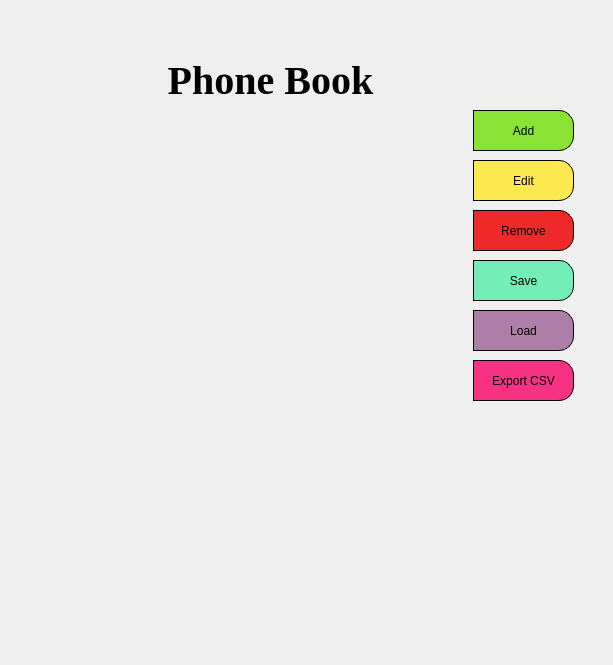
<?xml version="1.0" encoding="UTF-8"?>
<ui version="4.0">
 <class>MainWindow</class>
 <widget class="QMainWindow" name="MainWindow">
  <property name="geometry">
   <rect>
    <x>0</x>
    <y>0</y>
    <width>613</width>
    <height>665</height>
   </rect>
  </property>
  <property name="windowTitle">
   <string>MainWindow</string>
  </property>
  <property name="windowIcon">
   <iconset resource="Resources.qrc">
    <normaloff>:/icons/icon/phonebook.svg</normaloff>:/icons/icon/phonebook.svg</iconset>
  </property>
  <property name="styleSheet">
   <string notr="true">QWidget
{
background-color: &quot;transparent&quot;;

}
QToolButton
{
        background-color: transparent;
        border:2px solid transparent;
        border-radius: 5px;
}

QToolButton::hover
{
background-color:transparent;
border:1px solid rgb(204, 0, 0);
border-radius: 5px;
}
QToolButton::pressed
{
background-color: rgb(243, 246, 97);
border:1px solid rgb(164, 0, 0);
border-radius: 5px;
}

QHeaderView::section { background-color:rgb(252, 233, 79); }

QTableView {
        alternate-background-color:rgb(252, 175, 62);
        background-color:transparent;
        gridline-color: rgb(0, 0, 0);
        font-size: 14pt;
        font-family :&quot;Times New Roman&quot;;
		
}

QTableView:item:selected
{
        font-size: 16pt;
        color:rgb(204, 0, 0);
}

QTableView:item:hover
{
        font-size: 14pt;
 		color:rgb(204, 0, 0);}

QTableView:item
{
        color: rgb(0, 0, 0);
}

QTableView QTableCornerButton::section {
        background-color:rgb(252, 233, 79);
}

QTableView QScrollBar::handle:horizontal {
        background-color:rgb(252, 233, 79); 
}
QTableView QScrollBar::handle:vertical {
        background-color:rgb(252, 233, 79); 
}

QMessageBox
{
	background-color: rgb(255, 255, 255);
    font-family :&quot;Times New Roman&quot;;
     font-size: 14pt;


}
QMessageBox QPushButton{
	background-color: rgb(255, 255, 255);
    font-family :&quot;Times New Roman&quot;;
    font-size: 14pt;
}

QPushButton
{
   border: 0.5px solid rgb(0, 0, 0);
   border-top-right-radius: 15px;
   border-bottom-right-radius: 15px;
   border-top-left-radius: 0px;
   border-bottom-left-radius: 0px; 
}
</string>
  </property>
  <widget class="QWidget" name="centralwidget">
   <layout class="QGridLayout" name="gridLayout">
    <property name="leftMargin">
     <number>0</number>
    </property>
    <property name="topMargin">
     <number>0</number>
    </property>
    <property name="rightMargin">
     <number>0</number>
    </property>
    <property name="bottomMargin">
     <number>0</number>
    </property>
    <property name="spacing">
     <number>0</number>
    </property>
    <item row="0" column="0">
     <widget class="QWidget" name="wgt_base" native="true">
      <property name="styleSheet">
       <string notr="true">QWidget#wgt_base
{
border-image: url(:/images/images/background.svg) 0 0 0 0 stretch stretch;
}


</string>
      </property>
      <widget class="QPushButton" name="pb_add">
       <property name="geometry">
        <rect>
         <x>473</x>
         <y>110</y>
         <width>101</width>
         <height>41</height>
        </rect>
       </property>
       <property name="styleSheet">
        <string notr="true">background-color: rgb(138, 226, 52);
</string>
       </property>
       <property name="text">
        <string>Add</string>
       </property>
      </widget>
      <widget class="QPushButton" name="pb_edit">
       <property name="geometry">
        <rect>
         <x>473</x>
         <y>160</y>
         <width>101</width>
         <height>41</height>
        </rect>
       </property>
       <property name="styleSheet">
        <string notr="true">background-color: rgb(252, 233, 79);</string>
       </property>
       <property name="text">
        <string>Edit</string>
       </property>
      </widget>
      <widget class="QPushButton" name="pb_remove">
       <property name="geometry">
        <rect>
         <x>473</x>
         <y>210</y>
         <width>101</width>
         <height>41</height>
        </rect>
       </property>
       <property name="styleSheet">
        <string notr="true">background-color: rgb(239, 41, 41);</string>
       </property>
       <property name="text">
        <string>Remove</string>
       </property>
      </widget>
      <widget class="QPushButton" name="pb_save">
       <property name="geometry">
        <rect>
         <x>473</x>
         <y>260</y>
         <width>101</width>
         <height>41</height>
        </rect>
       </property>
       <property name="styleSheet">
        <string notr="true">background-color: rgb(115, 238, 183);</string>
       </property>
       <property name="text">
        <string>Save</string>
       </property>
      </widget>
      <widget class="QPushButton" name="pb_load">
       <property name="geometry">
        <rect>
         <x>473</x>
         <y>310</y>
         <width>101</width>
         <height>41</height>
        </rect>
       </property>
       <property name="styleSheet">
        <string notr="true">background-color: rgb(173, 127, 168);</string>
       </property>
       <property name="text">
        <string>Load</string>
       </property>
      </widget>
      <widget class="QPushButton" name="pb_exp_csv">
       <property name="geometry">
        <rect>
         <x>473</x>
         <y>360</y>
         <width>101</width>
         <height>41</height>
        </rect>
       </property>
       <property name="styleSheet">
        <string notr="true">background-color: rgb(248, 50, 131);</string>
       </property>
       <property name="text">
        <string>Export CSV</string>
       </property>
      </widget>
      <widget class="QToolButton" name="tb_close">
       <property name="geometry">
        <rect>
         <x>500</x>
         <y>50</y>
         <width>26</width>
         <height>24</height>
        </rect>
       </property>
       <property name="text">
        <string/>
       </property>
       <property name="icon">
        <iconset resource="Resources.qrc">
         <normaloff>:/icons/icon/close.svg</normaloff>:/icons/icon/close.svg</iconset>
       </property>
       <property name="iconSize">
        <size>
         <width>20</width>
         <height>20</height>
        </size>
       </property>
       <property name="autoRaise">
        <bool>true</bool>
       </property>
      </widget>
      <widget class="QToolButton" name="tb_minimize">
       <property name="geometry">
        <rect>
         <x>470</x>
         <y>50</y>
         <width>26</width>
         <height>24</height>
        </rect>
       </property>
       <property name="text">
        <string/>
       </property>
       <property name="icon">
        <iconset resource="Resources.qrc">
         <normaloff>:/icons/icon/minimize.svg</normaloff>:/icons/icon/minimize.svg</iconset>
       </property>
       <property name="iconSize">
        <size>
         <width>20</width>
         <height>20</height>
        </size>
       </property>
       <property name="autoRaise">
        <bool>true</bool>
       </property>
      </widget>
      <widget class="QLabel" name="label">
       <property name="geometry">
        <rect>
         <x>100</x>
         <y>60</y>
         <width>341</width>
         <height>41</height>
        </rect>
       </property>
       <property name="font">
        <font>
         <family>Times New Roman</family>
         <pointsize>30</pointsize>
         <bold>true</bold>
        </font>
       </property>
       <property name="styleSheet">
        <string notr="true">        font-family :&quot;Times New Roman&quot;;
</string>
       </property>
       <property name="text">
        <string>Phone Book</string>
       </property>
       <property name="alignment">
        <set>Qt::AlignCenter</set>
       </property>
      </widget>
      <widget class="QTableView" name="tableView">
       <property name="geometry">
        <rect>
         <x>100</x>
         <y>110</y>
         <width>361</width>
         <height>471</height>
        </rect>
       </property>
       <property name="font">
        <font>
         <family>Times New Roman</family>
         <pointsize>14</pointsize>
        </font>
       </property>
       <property name="alternatingRowColors">
        <bool>true</bool>
       </property>
       <property name="gridStyle">
        <enum>Qt::SolidLine</enum>
       </property>
       <property name="sortingEnabled">
        <bool>true</bool>
       </property>
       <attribute name="horizontalHeaderCascadingSectionResizes">
        <bool>true</bool>
       </attribute>
       <attribute name="horizontalHeaderMinimumSectionSize">
        <number>150</number>
       </attribute>
       <attribute name="horizontalHeaderDefaultSectionSize">
        <number>150</number>
       </attribute>
       <attribute name="horizontalHeaderStretchLastSection">
        <bool>true</bool>
       </attribute>
       <attribute name="verticalHeaderCascadingSectionResizes">
        <bool>true</bool>
       </attribute>
       <attribute name="verticalHeaderMinimumSectionSize">
        <number>27</number>
       </attribute>
       <attribute name="verticalHeaderDefaultSectionSize">
        <number>32</number>
       </attribute>
       <attribute name="verticalHeaderShowSortIndicator" stdset="0">
        <bool>true</bool>
       </attribute>
       <attribute name="verticalHeaderStretchLastSection">
        <bool>false</bool>
       </attribute>
      </widget>
     </widget>
    </item>
   </layout>
  </widget>
 </widget>
 <resources>
  <include location="Resources.qrc"/>
 </resources>
 <connections/>
</ui>
